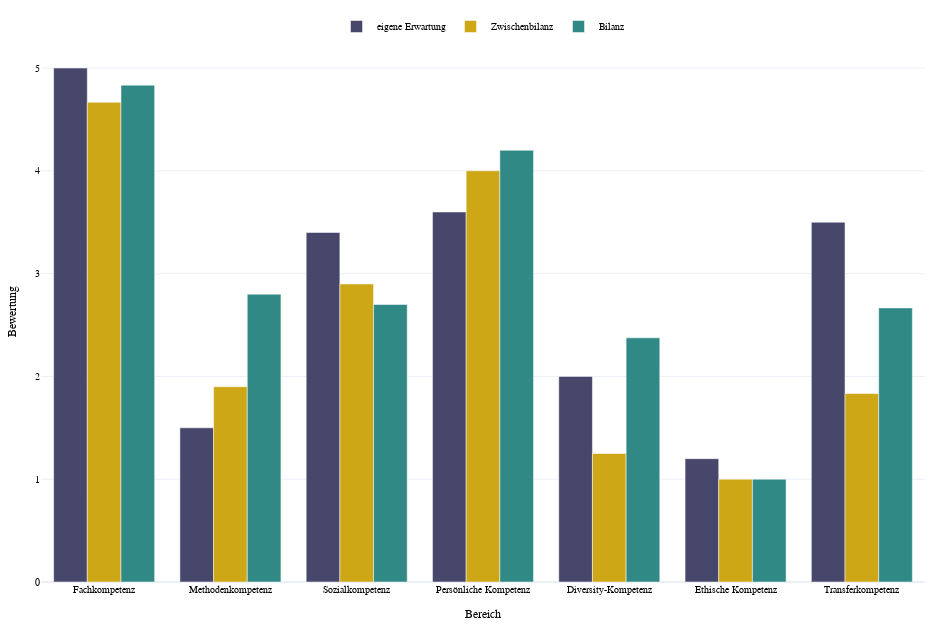

Notebook code for this chart:
### Code cell
fig = px.bar(df_grouped, x="Bereich", y=["eigene Erwartung", "Zwischenbilanz", "Bilanz"], barmode='group')
fig.update_layout(legend={'title_text':''}, yaxis={'title_text':'Bewertung'})

fig.update_layout(
    dict(
        width=945,
        height=630,
        margin=dict(l=20, r=20, t=20, b=20),
        showlegend=True,
        legend=dict(orientation="h", yanchor="bottom", y=1, xanchor="center", x=0.5),
        font=dict(family="Arial", color="#000000", size=10),
    )
)

fig.write_image("kompetenz_check.pdf")

fig.show()

### Figure 1 — Plotly figure (JSON) as saved in the notebook; plotly's stock layout.template omitted (floating-point values rounded to 4 significant figures)
{"data": [{"alignmentgroup": "True", "hovertemplate": "variable=eigene Erwartung<br>Bereich=%{x}<br>value=%{y}<extra></extra>", "legendgroup": "eigene Erwartung", "marker": {"color": "#47476B", "pattern": {"shape": ""}}, "name": "eigene Erwartung", "offsetgroup": "eigene Erwartung", "orientation": "v", "showlegend": true, "textposition": "auto", "type": "bar", "x": ["Fachkompetenz", "Methodenkompetenz", "Sozialkompetenz", "Persönliche Kompetenz", "Diversity-Kompetenz", "Ethische Kompetenz", "Transferkompetenz"], "xaxis": "x", "y": [5, 1.5, 3.4, 3.6, 2, 1.2, 3.5], "yaxis": "y"}, {"alignmentgroup": "True", "hovertemplate": "variable=Zwischenbilanz<br>Bereich=%{x}<br>value=%{y}<extra></extra>", "legendgroup": "Zwischenbilanz", "marker": {"color": "#CDA715", "pattern": {"shape": ""}}, "name": "Zwischenbilanz", "offsetgroup": "Zwischenbilanz", "orientation": "v", "showlegend": true, "textposition": "auto", "type": "bar", "x": ["Fachkompetenz", "Methodenkompetenz", "Sozialkompetenz", "Persönliche Kompetenz", "Diversity-Kompetenz", "Ethische Kompetenz", "Transferkompetenz"], "xaxis": "x", "y": [4.667, 1.9, 2.9, 4, 1.25, 1, 1.833], "yaxis": "y"}, {"alignmentgroup": "True", "hovertemplate": "variable=Bilanz<br>Bereich=%{x}<br>value=%{y}<extra></extra>", "legendgroup": "Bilanz", "marker": {"color": "#318986", "pattern": {"shape": ""}}, "name": "Bilanz", "offsetgroup": "Bilanz", "orientation": "v", "showlegend": true, "textposition": "auto", "type": "bar", "x": ["Fachkompetenz", "Methodenkompetenz", "Sozialkompetenz", "Persönliche Kompetenz", "Diversity-Kompetenz", "Ethische Kompetenz", "Transferkompetenz"], "xaxis": "x", "y": [4.833, 2.8, 2.7, 4.2, 2.375, 1, 2.667], "yaxis": "y"}], "layout": {"barmode": "group", "font": {"color": "#000000", "family": "Arial", "size": 10}, "height": 630, "legend": {"orientation": "h", "title": {"text": ""}, "tracegroupgap": 0, "x": 0.5, "xanchor": "center", "y": 1, "yanchor": "bottom"}, "margin": {"b": 20, "l": 20, "r": 20, "t": 20}, "showlegend": true, "width": 945, "xaxis": {"anchor": "y", "domain": [0, 1], "title": {"text": "Bereich"}}, "yaxis": {"anchor": "x", "domain": [0, 1], "title": {"text": "Bewertung"}}}}
